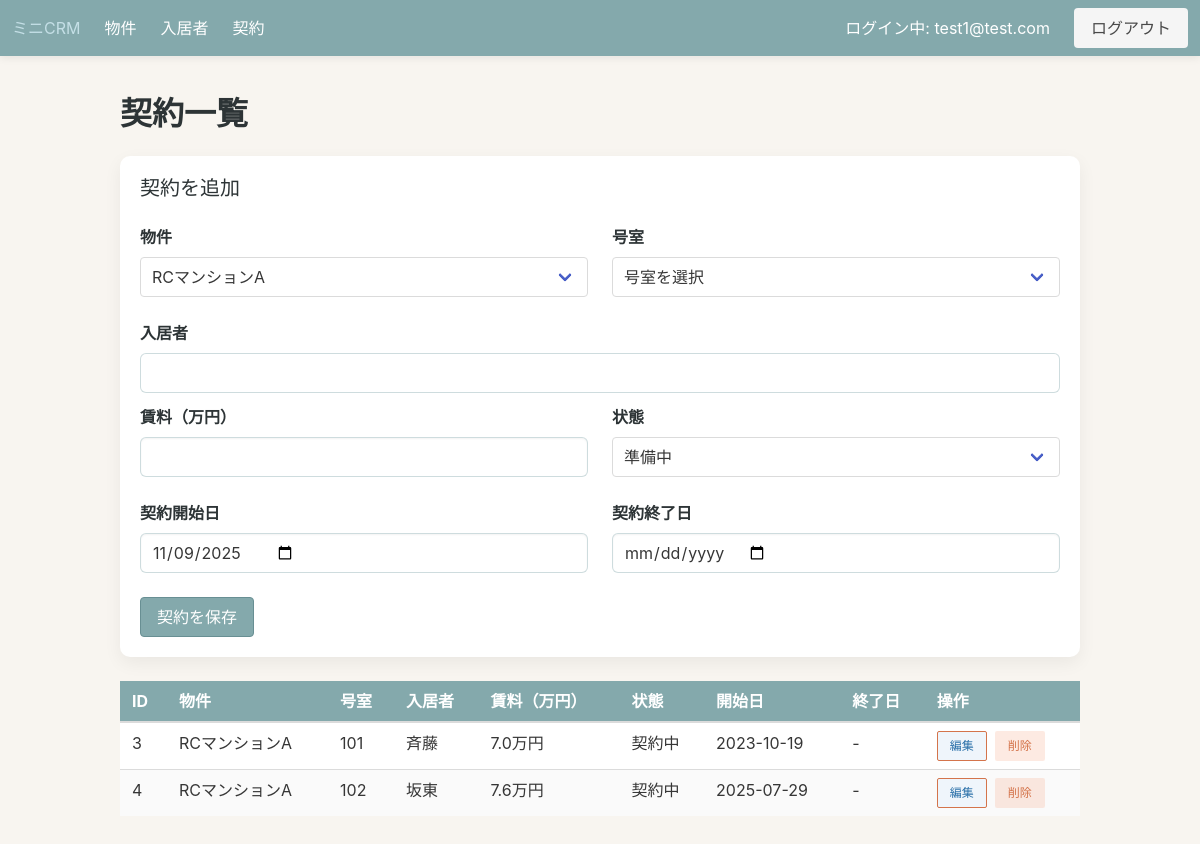
Screenshot of /leases (signed in) with the database file from the repository.
### app/models.py (models this page shows, shortened)
class TimestampMixin:
    created_at = db.Column(db.DateTime, server_default=db.func.now())
    updated_at = db.Column(
        db.DateTime,
        server_default=db.func.now(),
        onupdate=db.func.now(),
    )

class User(UserMixin, TimestampMixin, db.Model):
    id = db.Column(db.Integer, primary_key=True)
    email = db.Column(db.String(255), unique=True, nullable=False, index=True)
    password_hash = db.Column(db.String(255), nullable=False)
    role = db.Column(db.String(50), default="member", nullable=False)

class Lease(TimestampMixin, db.Model):
    id = db.Column(db.Integer, primary_key=True)
    property_id = db.Column(db.Integer, db.ForeignKey("property.id"), nullable=False)
    tenant_id = db.Column(db.Integer, db.ForeignKey("tenant.id"), nullable=False)
    rent = db.Column(db.Numeric(10, 2), nullable=False)
    unit_number = db.Column(db.String(50), nullable=True)
    start_date = db.Column(db.Date, nullable=False, default=date.today)
    end_date = db.Column(db.Date, nullable=True)
    status = db.Column(db.String(50), nullable=False, default=LeaseStatus.PENDING)
    property = db.relationship("Property", back_populates="leases")
    tenant = db.relationship("Tenant", back_populates="leases")

class Property(TimestampMixin, db.Model):
    id = db.Column(db.Integer, primary_key=True)
    name = db.Column(db.String(120), nullable=False)
    address = db.Column(db.String(255), nullable=False)
    note = db.Column(db.Text, nullable=True)
    leases = db.relationship("Lease", back_populates="property", cascade="all, delete-orphan")
    tenants = db.relationship("Tenant", back_populates="property", cascade="all, delete-orphan")

class Tenant(TimestampMixin, db.Model):
    id = db.Column(db.Integer, primary_key=True)
    name = db.Column(db.String(120), nullable=False)
    email = db.Column(db.String(255), nullable=False)
    phone = db.Column(db.String(50), nullable=True)
    property_id = db.Column(db.Integer, db.ForeignKey("property.id"), nullable=True)
    unit_number = db.Column(db.String(50), nullable=True)
    leases = db.relationship("Lease", back_populates="tenant", cascade="all, delete-orphan")
    property = db.relationship("Property", back_populates="tenants")

### app/blueprints/core/routes.py (the view, shortened to what this page needs)
@core_bp.route("/leases", methods=["GET", "POST"])
@login_required
def leases():
    form = LeaseForm()
    properties = Property.query.order_by(Property.name).all()
    tenants = Tenant.query.order_by(Tenant.name).all()
    properties_choices = [(prop.id, prop.name) for prop in properties]
    form.property_id.choices = properties_choices
    if request.method == "GET":
        if not form.start_date.data:
            form.start_date.data = date.today()
        if not form.status.data:
            form.status.data = LeaseStatus.PENDING
    property_ids = [choice[0] for choice in properties_choices]
    selected_property_id = form.property_id.data if form.property_id.data in property_ids else None
    edit_request_id = request.args.get("lease_id", type=int)
    editing_lease = None
    if edit_request_id:
        editing_lease = (
            Lease.query.options(joinedload(Lease.property), joinedload(Lease.tenant)).filter_by(id=edit_request_id).first()
        )
        if editing_lease:
            selected_property_id = editing_lease.property_id
    if selected_property_id is None:
        selected_property_id = request.args.get("property_id", type=int)
        if property_ids:
            if selected_property_id not in property_ids:
                selected_property_id = property_ids[0]
        else:
            selected_property_id = None
    if selected_property_id is not None:
        form.property_id.data = selected_property_id
    tenants_by_property: dict[int, list[Tenant]] = {}
    for tenant in tenants:
        if tenant.property_id is None or not tenant.unit_number:
            continue
        tenants_by_property.setdefault(tenant.property_id, []).append(tenant)
    def build_unit_choices(property_id: int | None) -> list[tuple[str, str]]:
        base_choice = [("", "号室を選択")]
        if property_id is None:
            return base_choice
        units = sorted({tenant.unit_number for tenant in tenants_by_property.get(property_id, []) if tenant.unit_number})
        return base_choice + [(unit, unit) for unit in units]
    unit_choices = build_unit_choices(selected_property_id)
    form.unit_number.choices = unit_choices
    valid_units = {choice[0] for choice in unit_choices}
    if form.unit_number.data not in valid_units:
        form.unit_number.data = ""
    if editing_lease:
        if editing_lease.unit_number and editing_lease.unit_number not in valid_units:
            form.unit_number.choices.append((editing_lease.unit_number, editing_lease.unit_number))
            valid_units.add(editing_lease.unit_number)
        form.submit.label.text = "契約を更新"
        if request.method != "POST":
            form.lease_id.data = str(editing_lease.id)
            form.property_id.data = editing_lease.property_id
            form.unit_number.data = editing_lease.unit_number or ""
            form.tenant_id.data = str(editing_lease.tenant_id)
            form.tenant_display.data = editing_lease.tenant.name if editing_lease.tenant else ""
            form.rent.data = float(editing_lease.rent or 0) / 10000
            form.start_date.data = editing_lease.start_date
            form.end_date.data = editing_lease.end_date
            form.status.data = editing_lease.status
    else:
        form.submit.label.text = "契約を保存"
        form.lease_id.data = ""
    if request.method == "POST" and (not properties_choices or not tenants):
        flash("契約を作成する前に物件と入居者を登録してください。", "warning")
        return redirect(url_for("core.leases"))
    lease_query = (
        Lease.query.options(
            joinedload(Lease.property),
            joinedload(Lease.tenant),
        )
        .join(Property)
        .order_by(Property.name.asc(), Lease.unit_number.asc(), Lease.start_date.desc())
    )
    if selected_property_id is not None:
        lease_query = lease_query.filter(Lease.property_id == selected_property_id)
    leases_list = lease_query.all()
    occupied_keys = {
        (lease.property_id, lease.unit_number)
        for lease in leases_list
        if lease.property_id is not None and lease.unit_number
    }
    vacancy_rows: list[SimpleNamespace] = []
    for tenant in tenants:
        if tenant.property_id is None or not tenant.unit_number:
            continue
        if tenant.name.strip() != "空室":
            continue
        if selected_property_id is not None and tenant.property_id != selected_property_id:
            continue
    tenants_data: dict[str, list[dict[str, str]]] = {}
    for tenant in tenants:
        key = str(tenant.property_id) if tenant.property_id is not None else "0"
        tenants_data.setdefault(key, []).append(
            {
                "id": tenant.id,
                "name": tenant.name,
                "unit": tenant.unit_number or "",
            },
        )
    delete_forms = {}
    for tenant in tenants:
        instance = DeleteTenantForm()
        instance.tenant_id.data = tenant.id
        delete_forms[tenant.id] = instance
    return render_template(
        "core/leases_list.html",
        leases=leases_list,
        form=form,
        delete_forms=delete_forms,
        tenants_data=tenants_data,
        status_labels=STATUS_LABELS,
        selected_property_id=selected_property_id,
        editing_lease=editing_lease,
    )

### app/blueprints/core/forms.py
class LeaseForm(FlaskForm):
    property_id = SelectField("物件", coerce=int, validators=[DataRequired()])
    unit_number = SelectField("号室", validators=[DataRequired()])
    lease_id = HiddenField()
    tenant_id = HiddenField(validators=[DataRequired()])
    tenant_display = StringField("入居者", render_kw={"readonly": True})
    rent = DecimalField("賃料（万円）", places=1, rounding=None, validators=[DataRequired()])
    start_date = DateField("契約開始日", validators=[DataRequired()], format="%Y-%m-%d")
    end_date = DateField("契約終了日", validators=[Optional()], format="%Y-%m-%d")
    status = SelectField(
        "状態",
        choices=LEASE_STATUS_CHOICES,
        validators=[DataRequired()],
    )
    submit = SubmitField("契約を保存")

class DeleteTenantForm(FlaskForm):
    tenant_id = HiddenField(validators=[DataRequired()])
    next_url = HiddenField(validators=[Optional()])
    submit = SubmitField("削除")

### app/templates/core/leases_list.html (shortened to what this page needs)
{% extends "base.html" %}
{% block content %}
  <h1 class="title">契約一覧</h1>
  {% include "core/lease_form.html" %}
  <table class="table is-fullwidth is-striped">
    <thead>
      <tr>
        <th>ID</th>
        <th>物件</th>
        <th>号室</th>
        <th>入居者</th>
        <th>賃料（万円）</th>
        <th>状態</th>
        <th>開始日</th>
        <th>終了日</th>
        <th>操作</th>
      </tr>
    </thead>
    <tbody>
      {% for lease in leases %}
        <tr {% if editing_lease and editing_lease.id == lease.id %}class="has-background-warning-light"{% endif %}>
          <td>{{ lease.id or "-" }}</td>
          <td>{{ lease.property.name if lease.property else "-" }}</td>
          <td>{{ lease.unit_number or "-" }}</td>
          <td>{{ lease.tenant.name if lease.tenant else "-" }}</td>
          <td>
            {% if lease.rent is not none %}
              {{ "{:,.1f}".format(lease.rent / 10000) }}万円
            {% else %}
              -
            {% endif %}
          </td>
          <td>{{ status_labels.get(lease.status, lease.status) if lease.status else "-" }}</td>
          <td>{{ lease.start_date or "-" }}</td>
          <td>{{ lease.end_date or "-" }}</td>
          <td>
            <div class="buttons are-small">
              {% if lease.is_vacancy %}
                <span class="button is-static is-light">空室</span>
              {% else %}
                <a
                  class="button is-info is-light"
                  href="{{ url_for('core.leases', property_id=selected_property_id or lease.property_id, lease_id=lease.id) }}"
                >編集</a>
              {% endif %}
              <form
                method="post"
                action="{{ url_for('core.delete_tenant', tenant_id=lease.tenant.id) }}"
              >
                {{ delete_forms[lease.tenant.id].submit(class="button is-danger is-light") }}
              </form>
            </div>
          </td>
        </tr>
      {% else %}
        <tr>
          <td colspan="9">契約がまだ登録されていません。</td>
        </tr>
      {% endfor %}
    </tbody>
  </table>
{% endblock %}

### app/templates/base.html (shortened to what this page needs)
<!doctype html>
<html lang="en">
  <head>
    <link
      rel="stylesheet"
      href="https://cdn.jsdelivr.net/npm/bulma@0.9.4/css/bulma.min.css"
    >
    <link rel="stylesheet" href="{{ url_for('static', filename='css/theme.css') }}">
  </head>
  <body>
    <nav class="navbar" role="navigation" aria-label="main navigation">
      <div class="navbar-brand">
        <a class="navbar-item" href="{{ url_for('core.index') }}">ミニCRM</a>
      </div>
      <div class="navbar-menu">
        <div class="navbar-start">
          <a class="navbar-item" href="{{ url_for('core.properties') }}">物件</a>
          <a class="navbar-item" href="{{ url_for('core.tenants') }}">入居者</a>
          <a class="navbar-item" href="{{ url_for('core.leases') }}">契約</a>
        </div>
        <div class="navbar-end">
          {% if current_user.is_authenticated %}
            <div class="navbar-item">ログイン中: {{ current_user.email }}</div>
            <div class="navbar-item">
              <a class="button is-light" href="{{ url_for('auth.logout') }}">ログアウト</a>
            </div>
          {% endif %}
        </div>
      </div>
    </nav>
    <section class="section">
      <div class="container">
        {% block content %}{% endblock %}
      </div>
    </section>
  </body>
</html>

### app/static/css/theme.css (style rules this page uses)
:root { --crm-background: #f8f5f0; --crm-surface: #ffffff; --crm-text: #2d3436; --crm-muted: #6c7a89; --crm-primary: #84a9ac; --crm-primary-dark: #688f93; --crm-accent: #f08a5d; --crm-accent-dark: #d4744b; --crm-highlight: #c4dfe6; }
html, body { background-color: var(--crm-background); color: var(--crm-text); }
.navbar { background-color: var(--crm-primary); box-shadow: 0 2px 8px rgba(0, 0, 0, 0.08); }
.navbar .navbar-item, .navbar .navbar-link { color: var(--crm-surface); }
.table thead th { background-color: var(--crm-primary); color: var(--crm-surface); }
.table tbody tr:nth-child(even) { background-color: rgba(196, 223, 230, 0.35); }
.button.is-primary { background-color: var(--crm-primary); border-color: var(--crm-primary-dark); color: var(--crm-surface); }
.button.is-info { background-color: var(--crm-accent); border-color: var(--crm-accent-dark); color: var(--crm-surface); }
.button.is-danger.is-light { background-color: rgba(240, 138, 93, 0.18); color: var(--crm-accent-dark); }
.section { padding-top: 2.5rem; }
.title, .subtitle, label.label { color: var(--crm-text); }
input.input, textarea.textarea, select.select select { border-radius: 6px; border-color: rgba(132, 169, 172, 0.4); background: rgba(255, 255, 255, 0.96); }

### rows the page displays
User: email "test1@test.com"
Lease: id "3", property "RCマンションA", unit_number "101", tenant "斉藤", lease.rent/10000 "7.0", status "契約中", start_date "2023-10-19", end_date "-"
Lease: id "4", property "RCマンションA", unit_number "102", tenant "坂東", lease.rent/10000 "7.6", status "契約中", start_date "2025-07-29", end_date "-"

### other values shown
{{ '契約を編集' if editing_lease else '契約を追加' }} "契約を追加"
